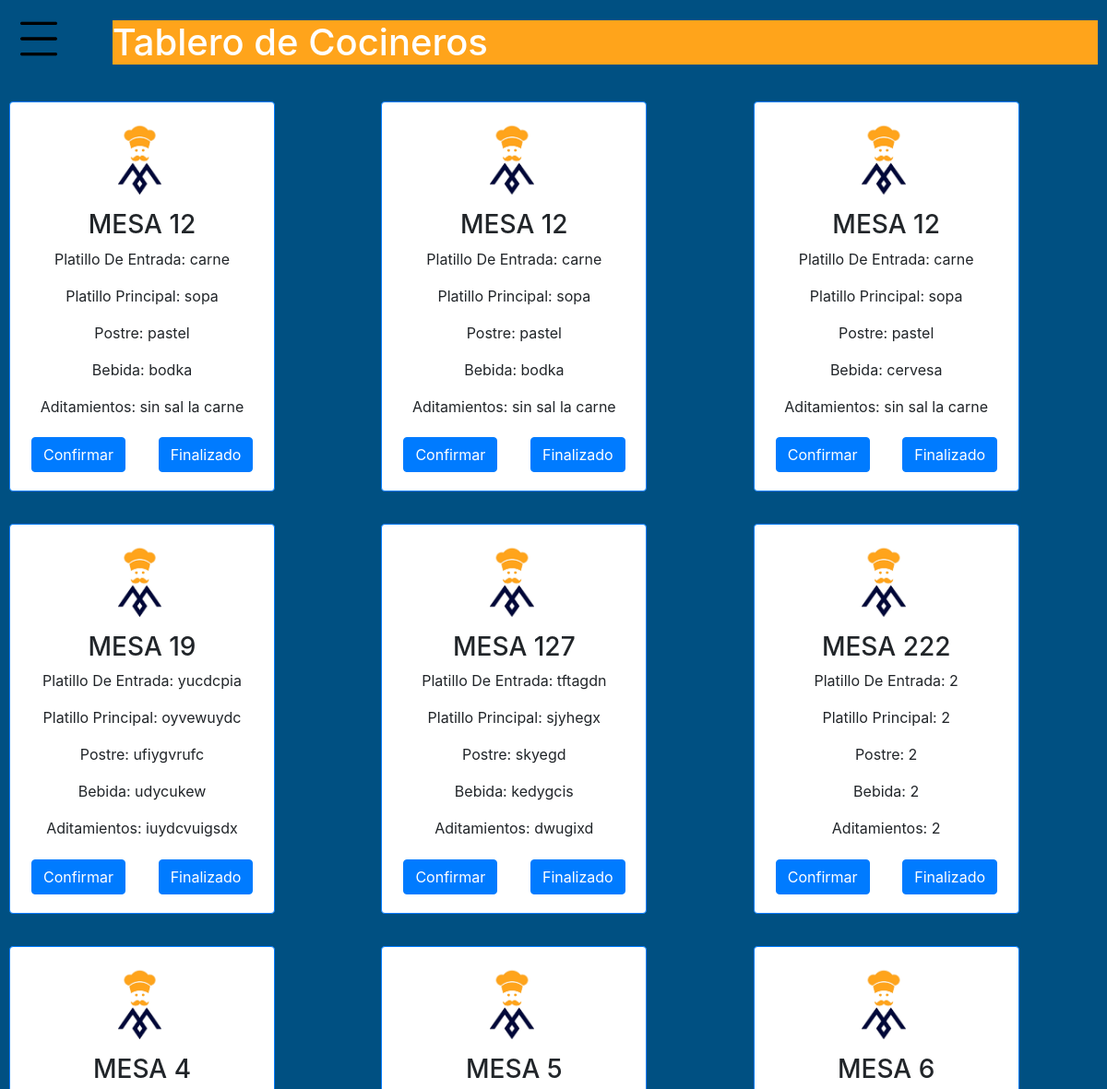
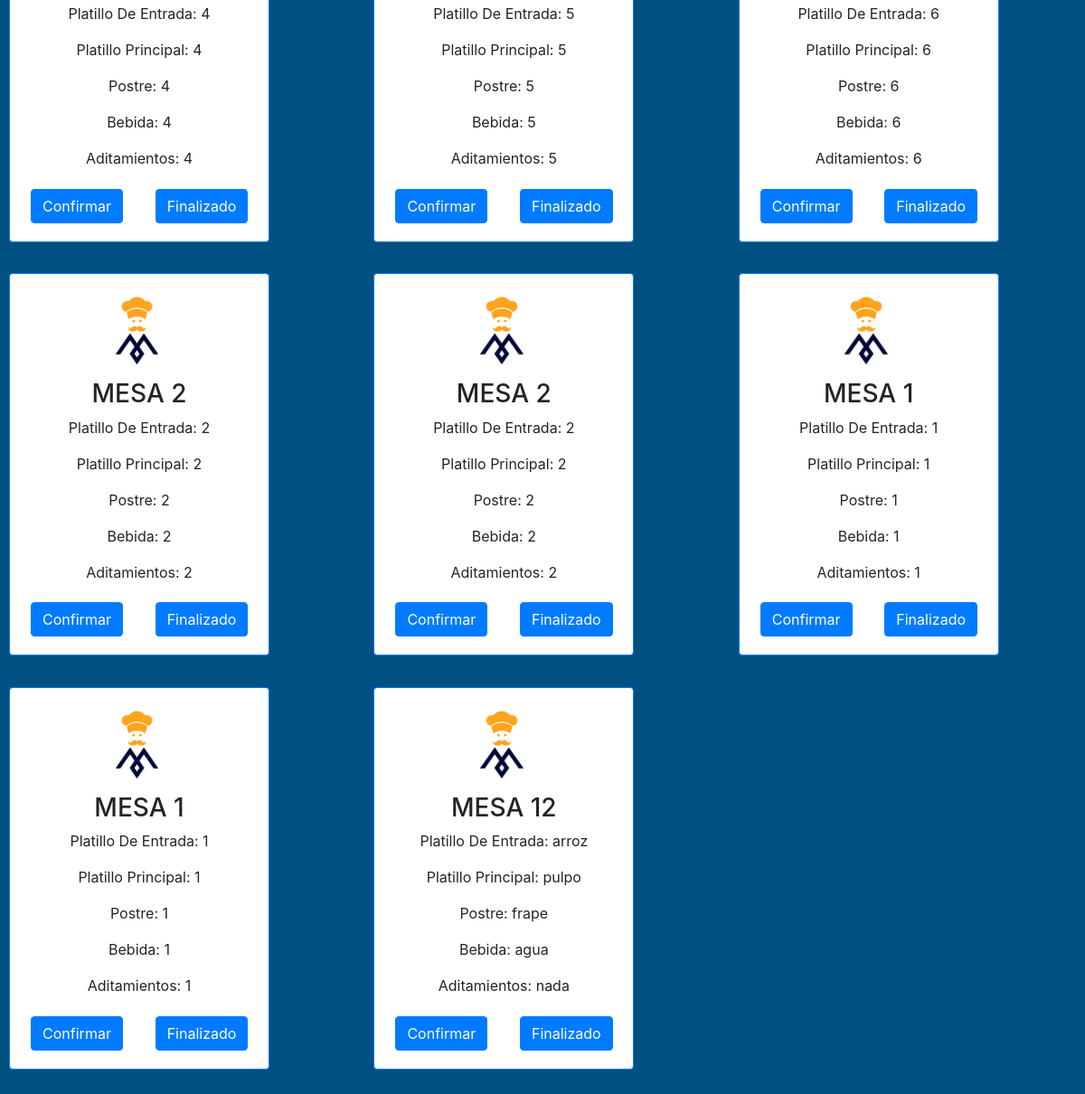
Page /Tablero_Cocinero.php on the committed database (2 pictures, top to bottom).
### tables this page shows
CREATE TABLE `ordenes` (
  `NumMesa` text NOT NULL,
  `Nombre` text NOT NULL,
  `PlaEntrada` text NOT NULL,
  `PlaPrincipal` text NOT NULL,
  `Postre` text NOT NULL,
  `Bebida` text NOT NULL,
  `Aditamientos` text NOT NULL
);

### Tablero_Cocinero.php (the view, shortened to what this page needs)
<?php
$objeto = new Conexion();
$conexion = $objeto->Conectar();
$consulta = "SELECT * FROM ordenes WHERE NumMesa>0" ;
$resultado = $conexion->prepare($consulta);
$resultado->execute();
$usuarios = $resultado->fetchAll(PDO::FETCH_ASSOC);
?>
<!DOCTYPE html>
<html lang="es">
<head>
    <link rel="stylesheet" href="CSS/bootstrap.min.css">
    <link rel="stylesheet" href="CSS/Principal.css">
    <link rel="stylesheet" href="CSS/T_Cocinero.css">
</head>
<body>
    <div class="row">
        <div class="sidebar">
            <h1>Martino</h1>
            <ul>
                <li> <a href="Home.html" id="Top"> <img src="Img/Home.png" height="20"> Home</a></li>
                <li> <a href="Tablero_Mesero.php"> <img src="Img/Mesero.png" height="20"> Tablero de Meseros</a></li>
                <li> <a href="Tablero_Cocinero.php"> <img src="Img/Chef.png" height="20"> Tablero de Cocineros</a></li>
                <li> <a href="ControlP.html"> <img src="Img/Control.png" height="20"> Control</a></li>
            </ul>
        </div>
    </div>
    <div class="col-md-12">
        <div class="Contenido">
            <div class="row">
                <div class="col-md-1">
                    <img src="Img/menu - copia.png" height="40" class="Menu-Bot">
                </div>
                <div class="col-md-11">
                    <h1 id="Mio">Tablero de Cocineros</h1>
                </div>
            </div>
        </div>
        <div class="col-md-12">
            <div class="row">
            <?php
                            foreach ($usuarios as $usuario) {
                                ?>
                <div class="col-md-4">
                    <div class="card border-primary mb-3" style="width: 18rem;" id="Eliminar">
                        <div class="card-body">
                            <h5 class="card-title"><img src="Img/MartinoLogo.png" height="80"></h5>
                            <p class="card-text">
                                <form method="post">
                                    <h3> MESA <?php echo "".$usuario['NumMesa']?></h3>
                                        <p><?php echo "Platillo De Entrada: ".$usuario['PlaEntrada'] ?>
                                            <p><?php echo "Platillo Principal: ".$usuario['PlaPrincipal'] ?>
                                                <p><?php echo "Postre: ".$usuario['Postre'] ?>
                                                    <p><?php echo "Bebida: ".$usuario['Bebida'] ?>
                                                        <p><?php echo "Aditamientos: ".$usuario['Aditamientos'] ?>
                                                        </p>
                                                        <div class="row">
                                                            <div class="col-md-6">
                                                                <a href="#" id="Top"
                                                                    class="btn btn-primary">Confirmar</a>
                                                            </div>
                                                            <div class="col-md-6">
                                                                <input type="submit" name="boton1" id="Top" value="Finalizado" class="btn btn-primary" id="Final">
                                                            </div>
                                                        </div>
                                </form>
                        </div>
                    </div>
                </div>
                <?php
                        }
                        ?>
            </div>
        </div>
    </div>
</body>
</html>

### CSS/Principal.css (style rules this page uses)
body { margin: 0; overflow: hidden; }
.sidebar { position: absolute; width: 342px; left: 0px; height: 100%; background-color: #000839; padding: 0%; }
h1 { color: white; background-color: #ffa41b; margin: 0; }
.sidebar ul { list-style: none; margin: 0%; padding-left:0%; }
#Top { margin-top: 5%; }
img { margin-right: 2%; }
.sidebar a { display: block; text-decoration: none; padding: 10px; color: white; transition: all .5s ease; }
.Contenido { padding-left: 1%; padding-top: 1%; margin-bottom: 1%; }
.Menu-Bot { cursor: pointer; }

### CSS/T_Cocinero.css (style rules this page uses)
.col-md-12 { width: 100%; height: 100%; padding: 10px; position: absolute; left: 0px; background-color: #005082 ; transition: all .5s ease; box-sizing: border-box; overflow-y: scroll; }
.card { margin-top: 5%; text-align: center; }
#Top { margin-top: 5%; }

### rows in the picture
ordenes: NumMesa "12", PlaEntrada "carne", PlaPrincipal "sopa", Postre "pastel", Bebida "bodka", Aditamientos "sin sal la carne"
ordenes: NumMesa "12", PlaEntrada "carne", PlaPrincipal "sopa", Postre "pastel", Bebida "bodka", Aditamientos "sin sal la carne"
ordenes: NumMesa "12", PlaEntrada "carne", PlaPrincipal "sopa", Postre "pastel", Bebida "cervesa", Aditamientos "sin sal la carne"
ordenes: NumMesa "19", PlaEntrada "yucdcpia", PlaPrincipal "oyvewuydc", Postre "ufiygvrufc", Bebida "udycukew", Aditamientos "iuydcvuigsdx"
ordenes: NumMesa "127", PlaEntrada "tftagdn", PlaPrincipal "sjyhegx", Postre "skyegd", Bebida "kedygcis", Aditamientos "dwugixd"
ordenes: NumMesa "222", PlaEntrada "2", PlaPrincipal "2", Postre "2", Bebida "2", Aditamientos "2"
ordenes: NumMesa "4", PlaEntrada "4", PlaPrincipal "4", Postre "4", Bebida "4", Aditamientos "4"
ordenes: NumMesa "5", PlaEntrada "5", PlaPrincipal "5", Postre "5", Bebida "5", Aditamientos "5"
ordenes: NumMesa "6", PlaEntrada "6", PlaPrincipal "6", Postre "6", Bebida "6", Aditamientos "6"
ordenes: NumMesa "2", PlaEntrada "2", PlaPrincipal "2", Postre "2", Bebida "2", Aditamientos "2"
ordenes: NumMesa "2", PlaEntrada "2", PlaPrincipal "2", Postre "2", Bebida "2", Aditamientos "2"
ordenes: NumMesa "1", PlaEntrada "1", PlaPrincipal "1", Postre "1", Bebida "1", Aditamientos "1"
ordenes: NumMesa "1", PlaEntrada "1", PlaPrincipal "1", Postre "1", Bebida "1", Aditamientos "1"
ordenes: NumMesa "12", PlaEntrada "arroz", PlaPrincipal "pulpo", Postre "frape", Bebida "agua", Aditamientos "nada"
